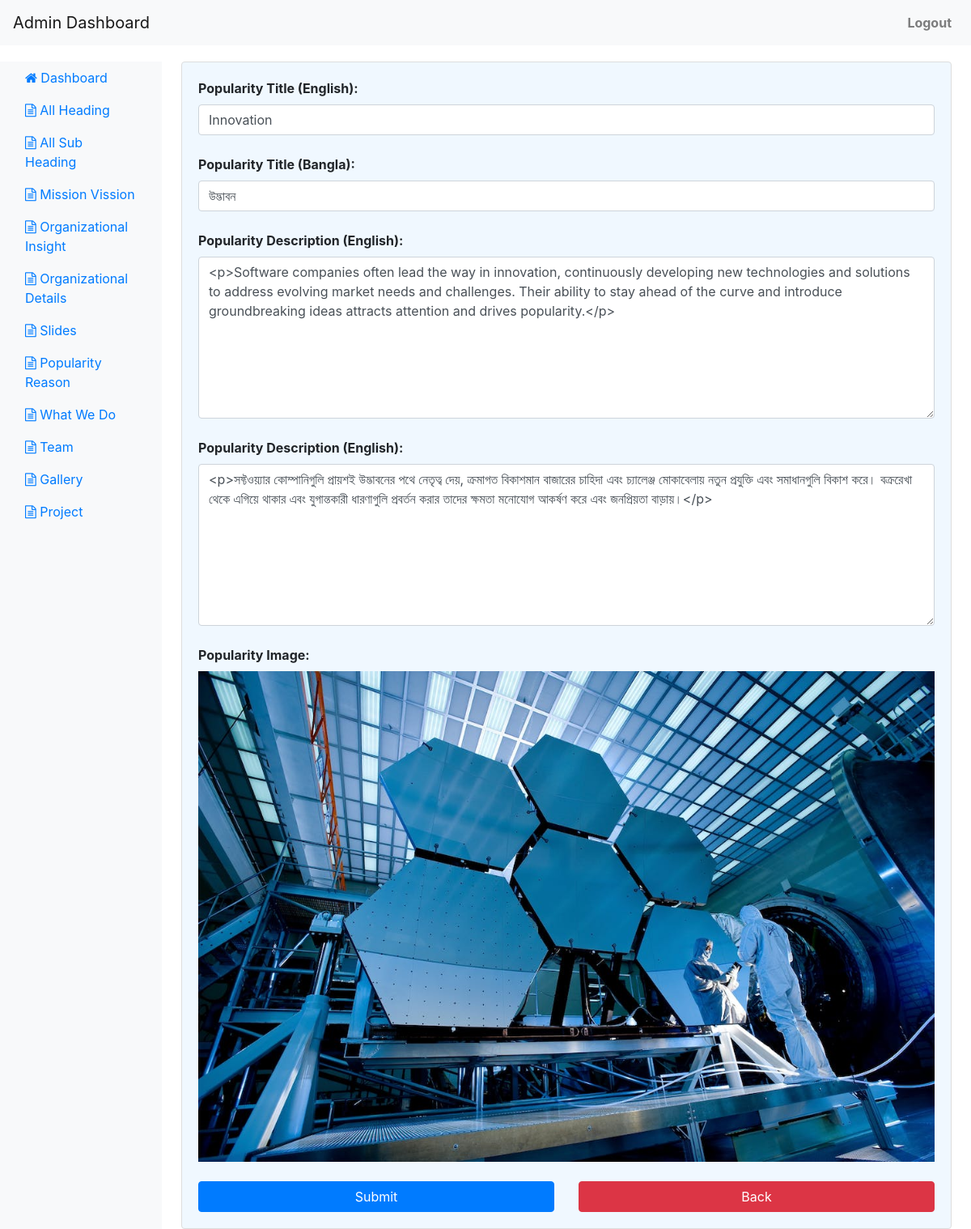
The page /popularity_reason_edit.php?id=1 (signed in) on the database its author committed.
### tables this page shows
CREATE TABLE `popularity_reasons` (
  `id` int UNSIGNED NOT NULL,
  `popularity_title_en` varchar(255) DEFAULT NULL,
  `popularity_title_bn` varchar(255) DEFAULT NULL,
  `popularity_text_en` longtext,
  `popularity_text_bn` longtext,
  `img` varchar(255) DEFAULT NULL
);

### config.php (called while the page is built, shortened)
<?php
$backUpload = 'public/uploads/';
?>

### popularity_reason_edit.php (the view, shortened to what this page needs)
<?php
	include('config.php');
	$edit_id = isset($_GET['id']) ? $_GET['id'] : null;
	$get_data_col = null;
	if ($edit_id) {
		$get_edit_data_sql = "SELECT * FROM popularity_reasons WHERE id = '$edit_id'";
		$get_edit_data_result = $conn->query($get_edit_data_sql);
		if ($get_edit_data_result && $get_edit_data_result->num_rows > 0) {
			$get_data_col = $get_edit_data_result->fetch_assoc();
		} else {
			echo "Record not found!";
			exit();
		}
	}
?>
<!DOCTYPE html>
<html lang="en">
<head>
    <link rel="stylesheet" href="https://stackpath.bootstrapcdn.com/bootstrap/4.5.2/css/bootstrap.min.css">
	<link rel="stylesheet" href="https://cdnjs.cloudflare.com/ajax/libs/font-awesome/4.7.0/css/font-awesome.min.css">
</head>
<body>
<?php include('header.php');?>
<div class="container-fluid">
    <div class="row">
        <?php include('nav.php');?>
        <main role="main" class="col-md-9 ml-sm-auto col-lg-10 px-4">
			<form action="popularity_reason_edit.php" method="post" enctype="multipart/form-data" style="border: 1px solid #ddd;padding: 20px;border-radius: 4px;background: aliceblue">
				<div class="row">
					<div class="col-md-12">
						<label for="popularity_title_en">Popularity Title (English):</label>
						<input type="text" class="form-control" id="popularity_title_en" name="popularity_title_en" value="<?php echo $get_data_col["popularity_title_en"];?>" required><br>
						<label for="popularity_title_bn">Popularity Title (Bangla):</label>
						<input type="text" class="form-control" id="popularity_title_bn" name="popularity_title_bn" value="<?php echo $get_data_col["popularity_title_bn"];?>" required><br>
						<label for="popularity_text_en">Popularity Description (English):</label>
						<textarea class="form-control" id="popularity_text_en" name="popularity_text_en" required><?php echo $get_data_col["popularity_text_en"];?></textarea><br>
						<label for="popularity_text_bn">Popularity Description (English):</label>
						<textarea class="form-control" id="popularity_text_bn" name="popularity_text_bn" required><?php echo $get_data_col["popularity_text_bn"];?></textarea><br>
					</div>
					<div class="col-md-12">
						<label for="img">Popularity Image:</label>
						<div class="image-container">
							<?php if($get_data_col['img'] !=null){?>
								<img id="myImage" src="<?php echo $backUpload.$get_data_col["img"];?>" alt="Popularity Reasons Image" onclick="browseImage()" width="100%">
							<?php } else{ ?>
							<img id="myImage" src="<?php echo $backUploadDemo.'slide.png';?>" alt="Popularity Reasons Image" onclick="browseImage()" width="100%">
								<?php } ?>
						</div>
					</div>
					<div class="col-md-6">
						<br>
						<input type="submit" class="btn btn-primary btn-block" value="Submit">
					</div>
					<div class="col-md-6">
						<br>
						<a class="btn btn-danger btn-block" href="popularity_reason.php">Back</a>
					</div>
				</div>
			</form>
        </main>
    </div>
</div>
</body>
</html>

### popularity_reason_edit.php (style rules this page uses)
body { padding-top: 56px; }
.container-fluid { margin-top: 20px; }
textarea { height: 200px !important; }
#myImage { max-width: 100%; }

### header.php (style rules this page uses)
label { font-weight: bold; }
.btn-primary { width: 100%; }
.image-container { position: relative; display: inline-block; cursor: pointer; }

### rows shown on the page
popularity_reasons: popularity_title_en "Innovation", popularity_title_bn "উদ্ভাবন", popularity_text_en "<p>Software companies often lead the way in innovation, continuously developing new technologies and solutions to address evolving market needs and challenges. Their ability to stay ahead of the curve and introduce groundbreaking ideas attracts attention and drives popularity.</p>", popularity_text_bn "<p>সফ্টওয়্যার কোম্পানিগুলি প্রায়শই উদ্ভাবনের পথে নেতৃত্ব দেয়, ক্রমাগত বিকাশমান বাজারের চাহিদা এবং চ্যালেঞ্জ মোকাবেলায় নতুন প্রযুক্তি এবং সমাধানগুলি বিকাশ করে। বক্ররেখা থেকে এগিয়ে থাকার এবং যুগান্তকারী ধারণাগুলি প্রবর্তন করার তাদের ক্ষমতা মনোযোগ আকর্ষণ করে এবং জনপ্রিয়তা বাড়ায়।</p>", img (picture)
